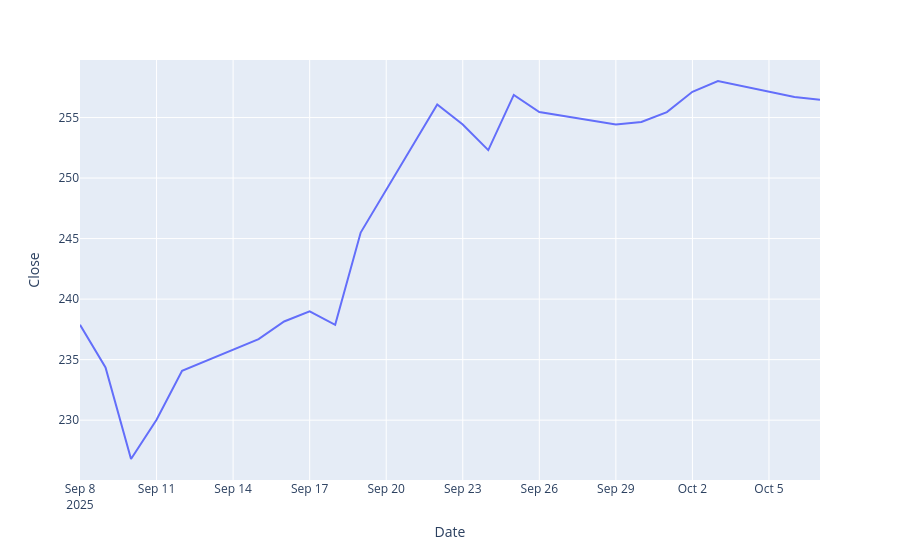

The notebook cell this image was saved under:
### Markdown cell above
#### **Step 5: Create the Interactive Plot**
Now, use `plotly.express` to visualize the data. With Plotly, you can create a rich, interactive chart with a single line of code.

*   Use `px.line()` to create the plot.
*   Pass your `adj_close_data` DataFrame as the first argument.
*   Provide a title for your chart (e.g., "Tech Stock Performance 2023").
*   Add labels for the x and y axes using the `labels` argument (e.g., `labels={'value': 'Adjusted Close Price ($)', 'variable': 'Ticker'}`).

### Code cell
import plotly.express as px

px.line(
    aapl_stock,
    x = "Date",
    y = "Close"
)

### Figure 1 — Plotly figure (JSON) as saved in the notebook; plotly's stock layout.template omitted (floating-point values rounded to 4 significant figures)
{"data": [{"hovertemplate": "Date=%{x}<br>Close=%{y}<extra></extra>", "legendgroup": "", "line": {"color": "#636efa", "dash": "solid"}, "marker": {"symbol": "circle"}, "mode": "lines", "name": "", "orientation": "v", "showlegend": false, "type": "scatter", "x": ["2025-09-08T00:00:00", "2025-09-09T00:00:00", "2025-09-10T00:00:00", "2025-09-11T00:00:00", "2025-09-12T00:00:00", "2025-09-15T00:00:00", "2025-09-16T00:00:00", "2025-09-17T00:00:00", "2025-09-18T00:00:00", "2025-09-19T00:00:00", "2025-09-22T00:00:00", "2025-09-23T00:00:00", "2025-09-24T00:00:00", "2025-09-25T00:00:00", "2025-09-26T00:00:00", "2025-09-29T00:00:00", "2025-09-30T00:00:00", "2025-10-01T00:00:00", "2025-10-02T00:00:00", "2025-10-03T00:00:00", "2025-10-06T00:00:00", "2025-10-07T00:00:00"], "xaxis": "x", "y": [237.9, 234.4, 226.8, 230.0, 234.1, 236.7, 238.1, 239.0, 237.9, 245.5, 256.1, 254.4, 252.3, 256.9, 255.5, 254.4, 254.6, 255.4, 257.1, 258.0, 256.7, 256.5], "yaxis": "y"}], "layout": {"legend": {"tracegroupgap": 0}, "margin": {"t": 60}, "xaxis": {"anchor": "y", "domain": [0, 1], "title": {"text": "Date"}}, "yaxis": {"anchor": "x", "domain": [0, 1], "title": {"text": "Close"}}}}
